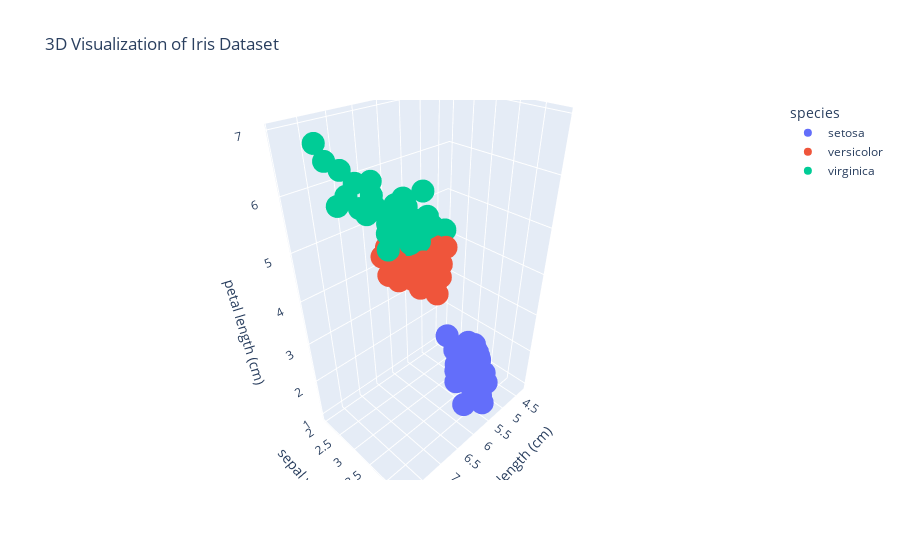

The code cell stored with this chart in its notebook:
### Code cell
# Visualization 4: Interactive 3D (Plotly)
fig = px.scatter_3d(
    df,
    x="sepal length (cm)",
    y="sepal width (cm)",
    z="petal length (cm)",
    color="species",
    title="3D Visualization of Iris Dataset"
)
fig.show()

### Figure 1 — Plotly figure (JSON) as saved in the notebook; plotly's stock layout.template omitted (floating-point values rounded to 4 significant figures)
{"data": [{"hovertemplate": "species=setosa<br>sepal length (cm)=%{x}<br>sepal width (cm)=%{y}<br>petal length (cm)=%{z}<extra></extra>", "legendgroup": "setosa", "marker": {"color": "#636efa", "symbol": "circle"}, "mode": "markers", "name": "setosa", "scene": "scene", "showlegend": true, "type": "scatter3d", "x": [5.1, 4.9, 4.7, 4.6, 5.0, 5.4, 4.6, 5.0, 4.4, 4.9, 5.4, 4.8, 4.8, 4.3, 5.8, 5.7, 5.4, 5.1, 5.7, 5.1, 5.4, 5.1, 4.6, 5.1, 4.8, 5.0, 5.0, 5.2, 5.2, 4.7, 4.8, 5.4, 5.2, 5.5, 4.9, 5.0, 5.5, 4.9, 4.4, 5.1, 5.0, 4.5, 4.4, 5.0, 5.1, 4.8, 5.1, 4.6, 5.3, 5.0], "y": [3.5, 3.0, 3.2, 3.1, 3.6, 3.9, 3.4, 3.4, 2.9, 3.1, 3.7, 3.4, 3.0, 3.0, 4.0, 4.4, 3.9, 3.5, 3.8, 3.8, 3.4, 3.7, 3.6, 3.3, 3.4, 3.0, 3.4, 3.5, 3.4, 3.2, 3.1, 3.4, 4.1, 4.2, 3.1, 3.2, 3.5, 3.6, 3.0, 3.4, 3.5, 2.3, 3.2, 3.5, 3.8, 3.0, 3.8, 3.2, 3.7, 3.3], "z": [1.4, 1.4, 1.3, 1.5, 1.4, 1.7, 1.4, 1.5, 1.4, 1.5, 1.5, 1.6, 1.4, 1.1, 1.2, 1.5, 1.3, 1.4, 1.7, 1.5, 1.7, 1.5, 1.0, 1.7, 1.9, 1.6, 1.6, 1.5, 1.4, 1.6, 1.6, 1.5, 1.5, 1.4, 1.5, 1.2, 1.3, 1.4, 1.3, 1.5, 1.3, 1.3, 1.3, 1.6, 1.9, 1.4, 1.6, 1.4, 1.5, 1.4]}, {"hovertemplate": "species=versicolor<br>sepal length (cm)=%{x}<br>sepal width (cm)=%{y}<br>petal length (cm)=%{z}<extra></extra>", "legendgroup": "versicolor", "marker": {"color": "#EF553B", "symbol": "circle"}, "mode": "markers", "name": "versicolor", "scene": "scene", "showlegend": true, "type": "scatter3d", "x": [7.0, 6.4, 6.9, 5.5, 6.5, 5.7, 6.3, 4.9, 6.6, 5.2, 5.0, 5.9, 6.0, 6.1, 5.6, 6.7, 5.6, 5.8, 6.2, 5.6, 5.9, 6.1, 6.3, 6.1, 6.4, 6.6, 6.8, 6.7, 6.0, 5.7, 5.5, 5.5, 5.8, 6.0, 5.4, 6.0, 6.7, 6.3, 5.6, 5.5, 5.5, 6.1, 5.8, 5.0, 5.6, 5.7, 5.7, 6.2, 5.1, 5.7], "y": [3.2, 3.2, 3.1, 2.3, 2.8, 2.8, 3.3, 2.4, 2.9, 2.7, 2.0, 3.0, 2.2, 2.9, 2.9, 3.1, 3.0, 2.7, 2.2, 2.5, 3.2, 2.8, 2.5, 2.8, 2.9, 3.0, 2.8, 3.0, 2.9, 2.6, 2.4, 2.4, 2.7, 2.7, 3.0, 3.4, 3.1, 2.3, 3.0, 2.5, 2.6, 3.0, 2.6, 2.3, 2.7, 3.0, 2.9, 2.9, 2.5, 2.8], "z": [4.7, 4.5, 4.9, 4.0, 4.6, 4.5, 4.7, 3.3, 4.6, 3.9, 3.5, 4.2, 4.0, 4.7, 3.6, 4.4, 4.5, 4.1, 4.5, 3.9, 4.8, 4.0, 4.9, 4.7, 4.3, 4.4, 4.8, 5.0, 4.5, 3.5, 3.8, 3.7, 3.9, 5.1, 4.5, 4.5, 4.7, 4.4, 4.1, 4.0, 4.4, 4.6, 4.0, 3.3, 4.2, 4.2, 4.2, 4.3, 3.0, 4.1]}, {"hovertemplate": "species=virginica<br>sepal length (cm)=%{x}<br>sepal width (cm)=%{y}<br>petal length (cm)=%{z}<extra></extra>", "legendgroup": "virginica", "marker": {"color": "#00cc96", "symbol": "circle"}, "mode": "markers", "name": "virginica", "scene": "scene", "showlegend": true, "type": "scatter3d", "x": [6.3, 5.8, 7.1, 6.3, 6.5, 7.6, 4.9, 7.3, 6.7, 7.2, 6.5, 6.4, 6.8, 5.7, 5.8, 6.4, 6.5, 7.7, 7.7, 6.0, 6.9, 5.6, 7.7, 6.3, 6.7, 7.2, 6.2, 6.1, 6.4, 7.2, 7.4, 7.9, 6.4, 6.3, 6.1, 7.7, 6.3, 6.4, 6.0, 6.9, 6.7, 6.9, 5.8, 6.8, 6.7, 6.7, 6.3, 6.5, 6.2, 5.9], "y": [3.3, 2.7, 3.0, 2.9, 3.0, 3.0, 2.5, 2.9, 2.5, 3.6, 3.2, 2.7, 3.0, 2.5, 2.8, 3.2, 3.0, 3.8, 2.6, 2.2, 3.2, 2.8, 2.8, 2.7, 3.3, 3.2, 2.8, 3.0, 2.8, 3.0, 2.8, 3.8, 2.8, 2.8, 2.6, 3.0, 3.4, 3.1, 3.0, 3.1, 3.1, 3.1, 2.7, 3.2, 3.3, 3.0, 2.5, 3.0, 3.4, 3.0], "z": [6.0, 5.1, 5.9, 5.6, 5.8, 6.6, 4.5, 6.3, 5.8, 6.1, 5.1, 5.3, 5.5, 5.0, 5.1, 5.3, 5.5, 6.7, 6.9, 5.0, 5.7, 4.9, 6.7, 4.9, 5.7, 6.0, 4.8, 4.9, 5.6, 5.8, 6.1, 6.4, 5.6, 5.1, 5.6, 6.1, 5.6, 5.5, 4.8, 5.4, 5.6, 5.1, 5.1, 5.9, 5.7, 5.2, 5.0, 5.2, 5.4, 5.1]}], "layout": {"legend": {"title": {"text": "species"}, "tracegroupgap": 0}, "scene": {"domain": {"x": [0, 1], "y": [0, 1]}, "xaxis": {"title": {"text": "sepal length (cm)"}}, "yaxis": {"title": {"text": "sepal width (cm)"}}, "zaxis": {"title": {"text": "petal length (cm)"}}}, "title": {"text": "3D Visualization of Iris Dataset"}}}
